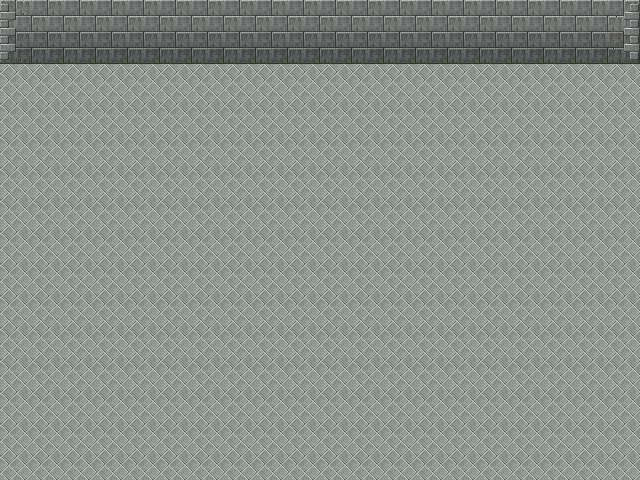

A 2D game scene composited from a Tiled map and its tileset images. What follows is a short description and the map's XML, with each tile layer's data collapsed to a summary:
An orthogonal 20x15 tile map with 32x32 px tiles, 4 tile layers (Suelo, Decoración, Obstáculos, Altura).

<map version="1.0" orientation="orthogonal" width="20" height="15" tilewidth="32" tileheight="32">
 <tileset firstgid="1" name="Tileset Tutorial" tilewidth="32" tileheight="32">
  <image source="Tileset Cuadrado.png" width="2048" height="2048" />
 </tileset>
 <layer name="Suelo" width="20" height="15">
  <data>[300 cells, 268 non-empty, 1 distinct tile ids]</data>
 </layer>
 <layer name="Decoración" width="20" height="15">
  <data>[300 cells, 0 non-empty, 0 distinct tile ids]</data>
 </layer>
 <layer name="Obstáculos" width="20" height="15">
  <data>[300 cells, 40 non-empty, 6 distinct tile ids]</data>
 </layer>
 <layer name="Altura" width="20" height="15">
  <data>[300 cells, 0 non-empty, 0 distinct tile ids]</data>
 </layer>
</map>
